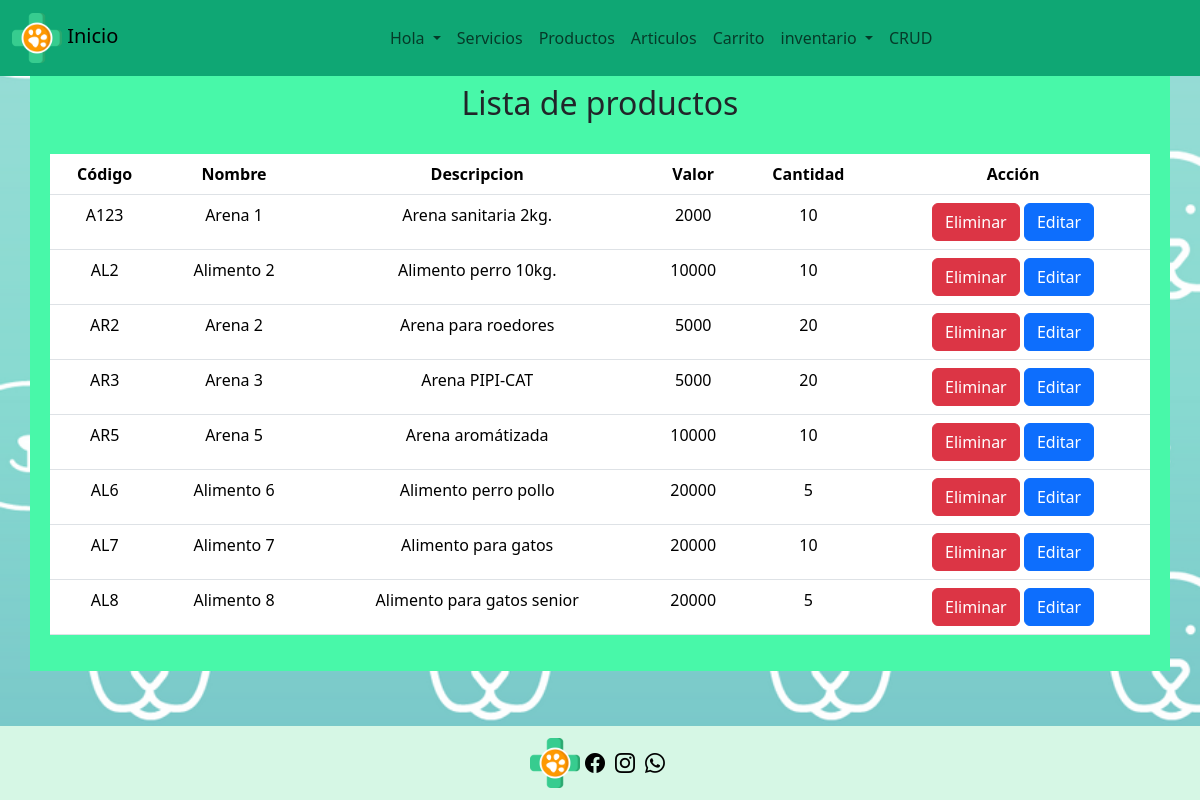
Before: /productosCrud/ (signed in) with the older database file.
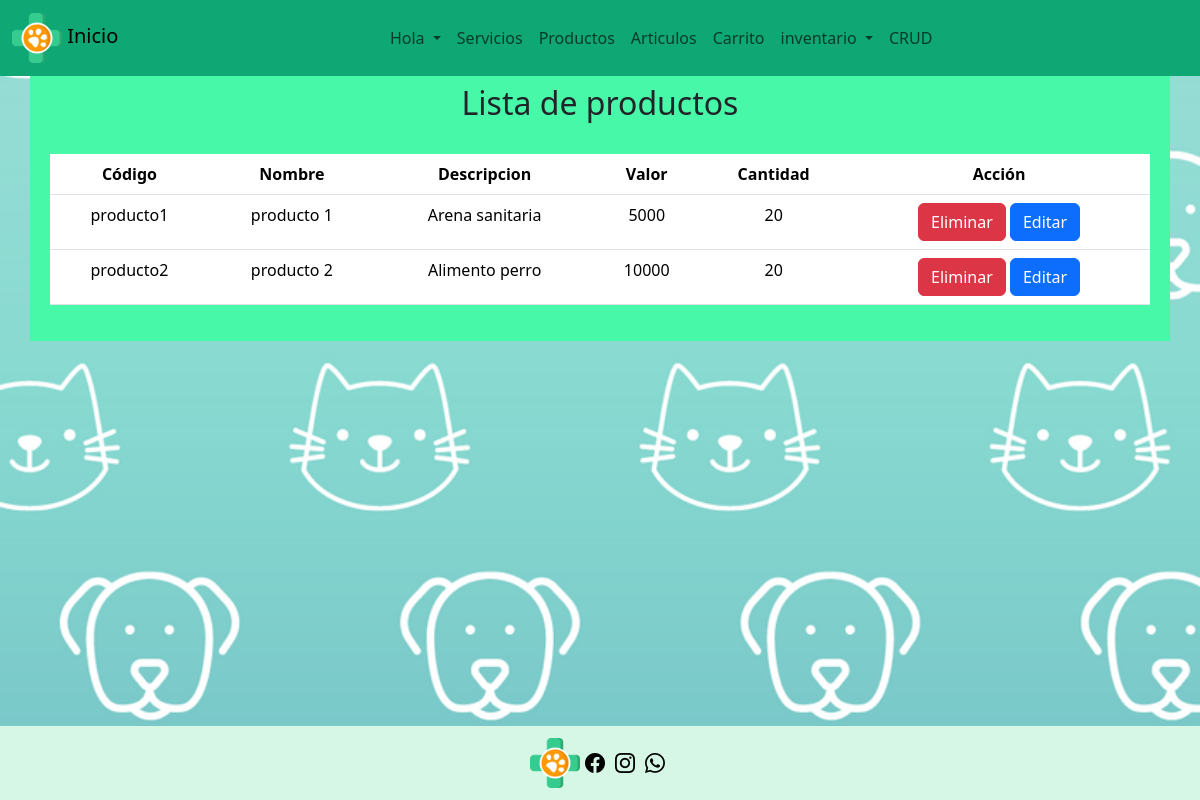
After: the same page with the newer database file.
### veterinaria/models.py (models this page shows, shortened)
class Producto(models.Model):
    codigo = models.CharField(max_length=10, primary_key=True)
    nombre = models.CharField(max_length=20)
    descripcion = models.CharField(max_length=100)
    valor = models.IntegerField()
    cantidad = models.IntegerField()
    imagen = models.ImageField(upload_to='productos/', blank=True, null=True)

### veterinaria/views.py (the view)
# urls.py: path('productosCrud/', views.productosCrud, name='productosCrud'),
@staff_member_required
def productosCrud(request):
    productos = Producto.objects.all()
    context = {"productos": productos}
    return render(request, 'veterinaria/ProductosCrud.html', context)

### veterinaria/templates/veterinaria/productosCrud.html (shortened to what this page needs)
{% extends 'veterinaria/base.html' %}
{% block content %}
<div class="container">
    <br>
    <h2>Lista de productos</h2>
    <br>
    <table class="table">
        {% if productos %}
        <thead>
            <tr>
                <th>Código</th>
                <th>Nombre</th>
                <th>Descripcion</th>
                <th>Valor</th>
                <th>Cantidad</th>
                <th>Acción</th>
            </tr>
        </thead>
        <tbody>
            {% for producto in productos %}
            <tr>
                <td>{{ producto.codigo }}</td>
                <td>{{ producto.nombre }}</td>
                <td>{{ producto.descripcion }}</td>
                <td>{{ producto.valor }}</td>
                <td>{{ producto.cantidad }}</td>
                <td>
                    <a href="{% url 'eliminarProducto' pk=producto.codigo %}" class="btn btn-danger">Eliminar</a>
                    <a href="{% url 'productos_findEdit' pk=producto.codigo %}" class="btn btn-primary">Editar</a>
                </td>
            </tr>
            {% endfor %}
        </tbody>
        {% else %}
        <p>No hay productos disponibles.</p>
        {% endif %}
    </table>
</div>
{% endblock %}

Changed rows visible on the page:
removed Producto: codigo "A123", nombre "Arena 1", descripcion "Arena sanitaria 2kg.", valor "2000", cantidad "10"
removed Producto: codigo "AL2", nombre "Alimento 2", descripcion "Alimento perro 10kg.", valor "10000", cantidad "10"
removed Producto: codigo "AR2", nombre "Arena 2", descripcion "Arena para roedores", valor "5000", cantidad "20"
removed Producto: codigo "AR3", nombre "Arena 3", descripcion "Arena PIPI-CAT", valor "5000", cantidad "20"
removed Producto: codigo "AR5", nombre "Arena 5", descripcion "Arena aromátizada", valor "10000", cantidad "10"
removed Producto: codigo "AL6", nombre "Alimento 6", descripcion "Alimento perro pollo", valor "20000", cantidad "5"
removed Producto: codigo "AL7", nombre "Alimento 7", descripcion "Alimento para gatos", valor "20000", cantidad "10"
removed Producto: codigo "AL8", nombre "Alimento 8", descripcion "Alimento para gatos senior", valor "20000", cantidad "5"
added Producto: codigo "producto1", nombre "producto 1", descripcion "Arena sanitaria", valor "5000", cantidad "20"
added Producto: codigo "producto2", nombre "producto 2", descripcion "Alimento perro", valor "10000", cantidad "20"
